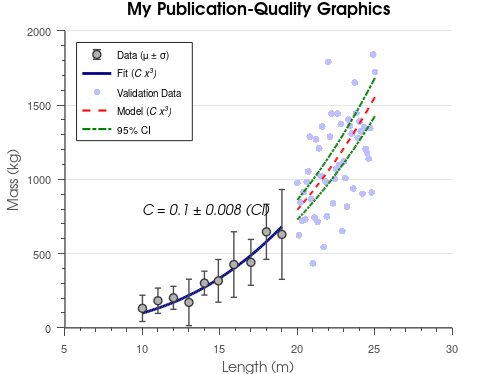

Here is the MATLAB script that generated this plot: (Note: this script raises an error after producing the figure.)
%%
cd 'C:\Projects\AllScripts\L Matlab\12 New Plotting'
load data

%%
figure('Units', 'pixels', ...
    'Position', [100 100 500 375]);
hold on;

hFit   = line(xfit  , yfit   );
hE     = errorbar(xdata_m, ydata_m, ydata_s);
hData  = line(xVdata, yVdata );
hModel = line(xmodel, ymodel );
hCI(1) = line(xmodel, ymodelL);
hCI(2) = line(xmodel, ymodelU);

%%
set(hFit                          , ...
  'Color'           , [0 0 .5]    );
set(hE                            , ...
  'LineStyle'       , 'none'      , ...
  'Marker'          , '.'         , ...
  'Color'           , [.3 .3 .3]  );
set(hData                         , ...
  'LineStyle'       , 'none'      , ...
  'Marker'          , '.'         );
set(hModel                        , ...
  'LineStyle'       , '--'        , ...
  'Color'           , 'r'         );
set(hCI(1)                        , ...
  'LineStyle'       , '-.'        , ...
  'Color'           , [0 .5 0]    );
set(hCI(2)                        , ...
  'LineStyle'       , '-.'        , ...
  'Color'           , [0 .5 0]    );



%%
set(hFit                          , ...
  'LineWidth'       , 2           );
set(hE                            , ...
  'LineWidth'       , 1           , ...
  'Marker'          , 'o'         , ...
  'MarkerSize'      , 6           , ...
  'MarkerEdgeColor' , [.2 .2 .2]  , ...
  'MarkerFaceColor' , [.7 .7 .7]  );
set(hData                         , ...
  'Marker'          , 'o'         , ...
  'MarkerSize'      , 5           , ...
  'MarkerEdgeColor' , 'none'      , ...
  'MarkerFaceColor' , [.75 .75 1] );
set(hModel                        , ...
  'LineWidth'       , 1.5         );
set(hCI(1)                        , ...
  'LineWidth'       , 1.5         );
set(hCI(2)                        , ...
  'LineWidth'       , 1.5         );

% adjust error bar width
hE_c                   = ...
    get(hE     , 'Children'    );
errorbarXData          = ...
    get(hE_c(2), 'XData'       );
errorbarXData(4:9:end) = ...
    errorbarXData(1:9:end) - 0.2;
errorbarXData(7:9:end) = ....
    errorbarXData(1:9:end) - 0.2;
errorbarXData(5:9:end) = ...
    errorbarXData(1:9:end) + 0.2;
errorbarXData(8:9:end) = ...
    errorbarXData(1:9:end) + 0.2;
set(hE_c(2), 'XData', errorbarXData);




%%

hTitle  = title ('My Publication-Quality Graphics');
hXLabel = xlabel('Length (m)'                     );
hYLabel = ylabel('Mass (kg)'                      );

hText   = text(10, 800, ...
  sprintf('\\it{C = %0.1g \\pm %0.1g (CI)}', ...
  c, cint(2)-c));

hLegend = legend( ...
  [hE, hFit, hData, hModel, hCI(1)], ...
  'Data (\mu \pm \sigma)' , ...
  'Fit (\it{C x^3})'      , ...
  'Validation Data'       , ...
  'Model (\it{C x^3})'    , ...
  '95% CI'                , ...
  'location', 'NorthWest' );

%%
set( gca                       , ...
    'FontName'   , 'Helvetica' );
set([hTitle, hXLabel, hYLabel, hText], ...
    'FontName'   , 'AvantGarde');
set([hLegend, gca]             , ...
    'FontSize'   , 8           );
set([hXLabel, hYLabel, hText]  , ...
    'FontSize'   , 10          );
set( hTitle                    , ...
    'FontSize'   , 12          , ...
    'FontWeight' , 'bold'      );

set(gca, ...
  'Box'         , 'off'     , ...
  'TickDir'     , 'out'     , ...
  'TickLength'  , [.02 .02] , ...
  'XMinorTick'  , 'on'      , ...
  'YMinorTick'  , 'on'      , ...
  'YGrid'       , 'on'      , ...
  'XColor'      , [.3 .3 .3], ...
  'YColor'      , [.3 .3 .3], ...
  'YTick'       , 0:500:2500, ...
  'LineWidth'   , 1         );

%%
set(gcf, 'PaperPositionMode', 'auto');
print -depsc2 finalPlot1.eps
close;


%%

fixPSlinestyle('finalPlot1.eps', 'finalPlot2.eps');